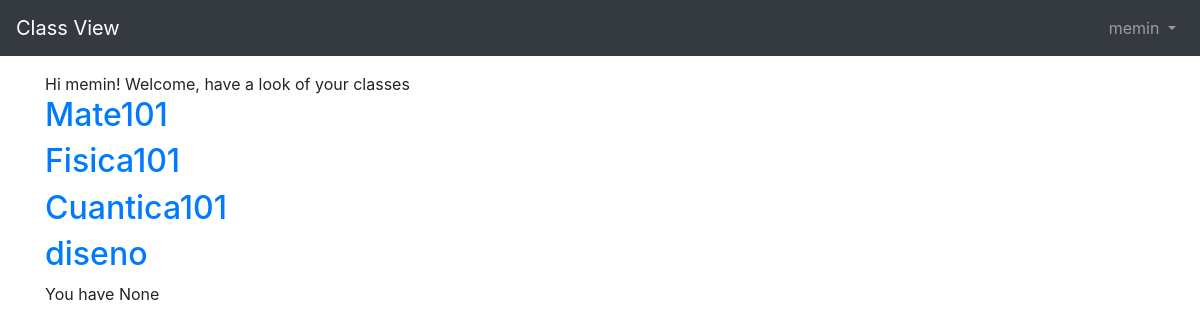
The app's page /dashboard/ (signed in) with its own data.
### classes/models.py (models this page shows, shortened)
class CustomUser(AbstractUser):
    age = models.PositiveIntegerField(null=True, blank=True)
    degree = models.CharField(max_length=50, null=True, blank=True)
    semester = models.CharField(max_length=10, null=True, blank=True)
    courses = models.ManyToManyField(Course, related_name= 'courses')
    face_encoding = models.CharField(max_length=150, null=True, blank=True)
    photo = models.ImageField(upload_to='images/', null=True, blank=True)

class Course(models.Model):
    name = models.CharField(max_length=50)
    description = models.TextField(("Description"), blank=True, null=True, help_text=("Description"))

### dashboard/views.py (the view)
# urls.py: path('', HomeView.as_view(), name='home'),
class HomeView(ListView):
    model = Course
    template_name = 'home.html'
    context_object_name = 'course_obj'

### templates/home.html (shortened to what this page needs)
{%extends 'base.html'%}
{%block content%}
{% if user.is_authenticated %}
    Hi {{user.username}}! Welcome, have a look of your classes
    {% for course_obj in user.courses.all %}
        <div class="course">
            <h2><a href="{% url 'course_detail' course_obj.pk %}">{{ course_obj.name }}</a></h2>
        </div>
    {% endfor %}
    You have {{user.age}}
{% else %}
    <p>You are not Logged in </p>
    <a href="{%url 'login'%}">Login</a> |
    <a href="{%url 'signup'%}">Signup</a>
{% endif %}
{%endblock content%}

### templates/base.html (shortened to what this page needs)
<!DOCTYPE html>
<html>
<head>
    <link rel="stylesheet" href="https://cdn.jsdelivr.net/npm/bootstrap@4.5.3/dist/css/bootstrap.min.css">
</head>
<body>
    <body>
        <nav class="navbar navbar-expand-lg navbar-dark bg-dark">
          <a class="navbar-brand" href="{% url 'home' %}">Class View</a>
          <div class="collapse navbar-collapse" id="navbarSupportedContent">
            {% if user.is_authenticated %}
              <ul class="navbar-nav ml-auto">
                <li class="nav-item">
                  <a class="nav-link dropdown-toggle" href="#"
                  id="navbarDropdown" role="button" data-toggle="dropdown"
                  aria-haspopup="true" aria-expanded="false">
                    {{ user.username }}
                  </a>
                </li>
            </ul>
          {% endif %}
        </div>
      </nav>
      <main>
        <div class="container mt-3">
          {% block content %}
          {% endblock content %}
        </div>
      </main>
    </body>
</html>

### records on screen
CustomUser: username "memin", age "None"
Course: name "Mate101"
Course: name "Fisica101"
Course: name "Cuantica101"
Course: name "diseno"
